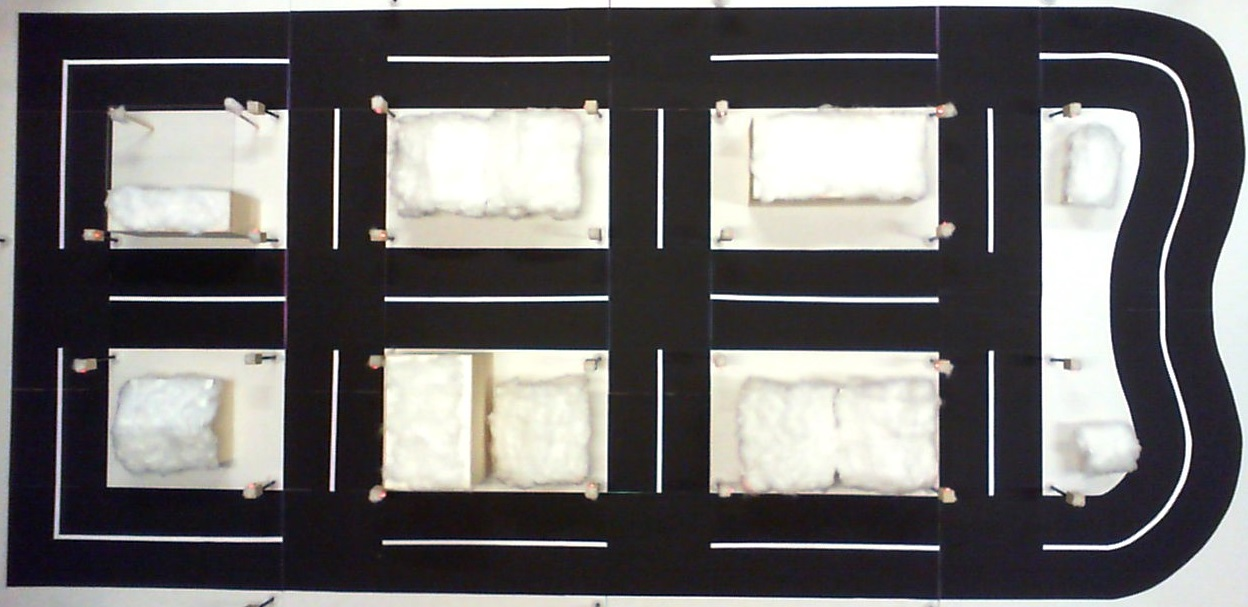
#> input picture src/streets.jpg, 1248 x 607 px, given in place of the camera
$ python streetdetection.py   (older library calls are emulated)
#> lines starting #> are read from the running program, lines starting #| are printed output that depends on the picture; after the words box and inside, x2 and y2 are one past the last pixel; in counts of white or black regions, pixels touching at a corner belong together
#> further down, frame is the input picture: shape (607, 1248, 3); mean B, G, R 105.2, 105.1, 107.2
### src/lines.py
# https://stackoverflow.com/questions/20677795/how-do-i-compute-the-intersection-point-of-two-lines-in-python
import vectors
import numpy as np
import cv2


def intersection(line1, line2):
    xdiff = (line1[0][0] - line1[1][0], line2[0][0] - line2[1][0])
    ydiff = (line1[0][1] - line1[1][1], line2[0][1] - line2[1][1])

    def det(a, b):
        return a[0] * b[1] - a[1] * b[0]

    div = det(xdiff, ydiff)
    if div == 0:
        print(line1, line2)
        demo = np.zeros([720, 1280, 3], dtype=np.uint8)
        cv2.line(demo, vectors.as_int(line1[0]), vectors.as_int(line1[1]), (0, 0, 255), thickness=5)
        cv2.line(demo, vectors.as_int(line2[0]), vectors.as_int(line2[1]), (0, 255, 0), thickness=5)
        cv2.imshow("demo", demo)
        cv2.waitKey(0)
        raise Exception('lines do not intersect')

    d = (det(*line1), det(*line2))
    x = det(d, xdiff) / div
    y = det(d, ydiff) / div
    return x, y


def offset_point(point, rotate_function, offset_length, predecessor, successor):
    pre_offset_vector = None
    suc_offset_vector = None
    if predecessor:
        pre_direction = vectors.unit(vectors.sub(point, predecessor))
        pre_offset_vector = vectors.mult(rotate_function(pre_direction), offset_length)
    if successor:
        suc_direction = vectors.unit(vectors.sub(successor, point))
        suc_offset_vector = vectors.mult(rotate_function(suc_direction), offset_length)

    if predecessor and successor:
        return intersection((vectors.add(predecessor, pre_offset_vector), vectors.add(point, pre_offset_vector)),
                            (vectors.add(point, suc_offset_vector), vectors.add(successor, suc_offset_vector)))
    elif predecessor:
        return vectors.add(point, pre_offset_vector)
    elif successor:
        return vectors.add(point, suc_offset_vector)
    else:
        raise Exception('at least one of predecessor and successor have to be set')


def offset_all(path, rotate_function, offset_length):
    if len(path) < 2:
        return path
    offset_path = []
    for i in range(0, len(path)):
        predecessor = successor = None
        point = path[i]
        if i - 1 >= 0:
            predecessor = path[i - 1]
        if i + 1 < len(path):
            successor = path[i + 1]
        offset_path.append(offset_point(point, rotate_function, offset_length, predecessor, successor))
    return offset_path

### src/vectors.py
import math


def sub(v1, v2):
    return v1[0] - v2[0], v1[1] - v2[1]


def add(v1, v2):
    return v1[0] + v2[0], v1[1] + v2[1]


def rotate_right(v):
    return v[1], -v[0]


def rotate_left(v):
    return -v[1], v[0]


def length(v):
    return math.sqrt(v[0]**2 + v[1]**2)


def unit(v):
    vector_length = length(v)
    return v[0] / vector_length, v[1] / vector_length


def mult(v, factor):
    return v[0] * factor, v[1] * factor


def as_int(v):
    return int(v[0]), int(v[1])


def distance(v1, v2):
    return length(sub(v2, v1))

### src/streetdetection.py
import cv2
import numpy as np
import math

import lines
import vectors


def extract_strips(strip_image):
    roi = np.zeros(strip_image.shape[:2], dtype=np.uint8)
    dx = cv2.Sobel(strip_image, cv2.CV_32F, 1, 0)
    dy = cv2.Sobel(strip_image, cv2.CV_32F, 0, 1)
    dist = cv2.distanceTransform(strip_image, cv2.DIST_L2, 5)
    _, th, _, _ = cv2.minMaxLoc(dist)

    tmp = strip_image.copy()
    _, strip_contours, _ = cv2.findContours(tmp, cv2.RETR_TREE, cv2.CHAIN_APPROX_NONE)

    strip_paths = []
    for strip_contour in strip_contours:
        poly = cv2.approxPolyDP(strip_contour, th, False)
        for point in poly:
            ptx = point[0, 0]
            pty = point[0, 1]
            x = dx[pty, ptx]
            y = dy[pty, ptx]
            n = math.sqrt(x ** 2 + y ** 2)

            pt2 = (int(ptx + 2.5 * th * x / n), int(pty + 2.5 * th * y / n))
            pt1 = (int(ptx - 0.5 * th * x / n), int(pty - 0.5 * th * y / n))
            cv2.line(roi, pt1, pt2, 255, 2)

        kernel = cv2.getStructuringElement(cv2.MORPH_ELLIPSE, (3, 3))
        roi = cv2.morphologyEx(roi, cv2.MORPH_DILATE, kernel, anchor=(-1, -1), iterations=1)
        roi = cv2.bitwise_and(roi, strip_image)

        _, regions, _ = cv2.findContours(roi, cv2.RETR_CCOMP, cv2.CHAIN_APPROX_SIMPLE)

        roi[:] = 0

        path_approximation = []
        for contour_point in strip_contour:
            point = (contour_point[0, 0], contour_point[0, 1])
            for region in regions:
                if -1 != cv2.pointPolygonTest(region, point, False):
                    cv2.drawContours(roi, [region], 0, (255, 255, 255), -1)
                    _, _, _, max_loc = cv2.minMaxLoc(dist, roi)
                    if max_loc not in path_approximation:
                        path_approximation.append(max_loc)
                    break
            roi[:] = 0

        added = False
        for i in range(0, len(path_approximation)):
            rotation = rotate(path_approximation, i)
            if is_valid_path(rotation, strip_image):
                strip_paths.append(rotation)
                added = True
                break
        if not added:
            print("Path may be invalid", path_approximation)
            strip_paths.append(path_approximation)
    return strip_paths


def is_valid_path(path, image):
    for p1, p2 in zip(path, path[1:]):
        midpoint = (int((p1[0] + p2[0]) / 2), int((p1[1] + p2[1]) / 2))
        midpoint_is_on_street = image[midpoint[1], midpoint[0]] > 0
        if not midpoint_is_on_street:
            return False
    return True


def rotate(array, n):
    return array[n:] + array[:n]


def find_street_paths(image):
    gray = cv2.cvtColor(image, cv2.COLOR_BGR2GRAY)
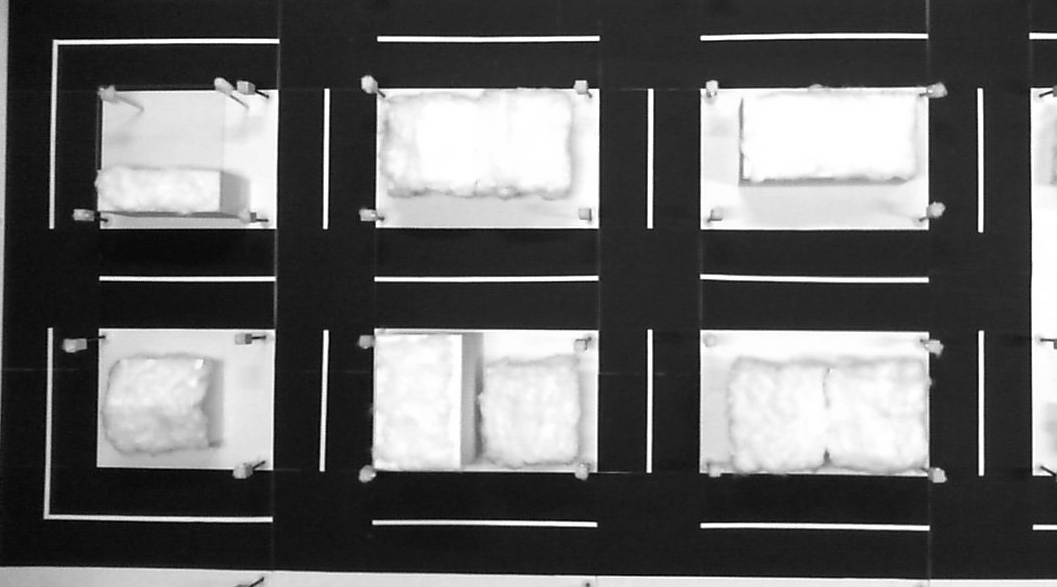
#> gray: shape (587, 1057); min 1, max 255, mean 101.7
    cv2.imshow("gray", gray)

    _, binary = cv2.threshold(gray, 120, 255, cv2.THRESH_BINARY_INV)
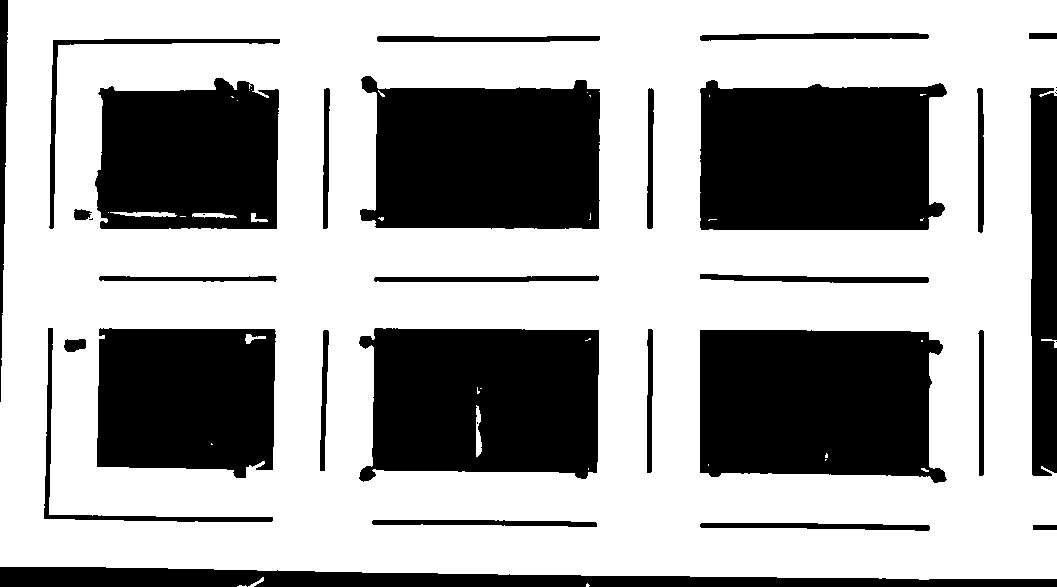
#> binary: shape (587, 1057); 64.4% white; 35 black regions (7 under 20 px), largest, box (x1, y1, x2, y2) and area: (700, 330, 947, 483) 33318, (700, 80, 947, 230) 32996, (359, 328, 599, 482) 32170
    cv2.imshow("binary", binary)

    kernel = cv2.getStructuringElement(cv2.MORPH_RECT, (8, 8))
    opened_binary = cv2.morphologyEx(binary, cv2.MORPH_OPEN, kernel)
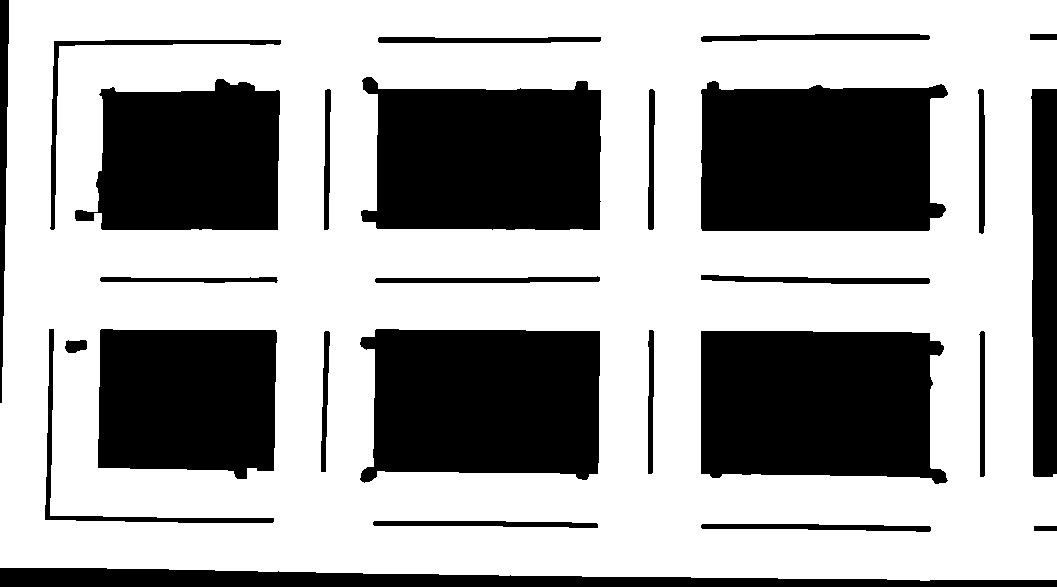
#> opened_binary: shape (587, 1057); 64.3% white; 27 black regions
    cv2.imshow("opened", opened_binary)

    _, contours, _ = cv2.findContours(opened_binary, cv2.RETR_TREE, cv2.CHAIN_APPROX_SIMPLE)
#> contours = 23 contours; largest, box (x1, y1, x2, y2) and area: (0, 0, 1057, 581) 593998, (700, 330, 949, 485) 33788, (700, 80, 949, 232) 33456, (359, 328, 601, 484) 32863, (360, 76, 602, 231) 32116
    strips_only = np.zeros(opened_binary.shape[:2], dtype=np.uint8)
    for contour in contours:
        area = cv2.contourArea(contour)
        if 500 < area < 10000:
            cv2.drawContours(strips_only, [contour], 0, 255, cv2.FILLED)
#> this loop made 23 passes
#> area on passes 1 to 12: 593998.5, 1422.5, 1355.5, 259, 876.5, 33787.5, 861.5, 872, 32863, 24980.5, 2346.5, 960.5
#> strips_only: shape (587, 1057); 3.7% white; 15 white regions
    cv2.imshow("strips_only", strips_only)

    paths = extract_strips(strips_only)
#> in extract_strips, `dy = cv2.Sobel(strip_image, cv2.CV_32F, 0, 1)`:
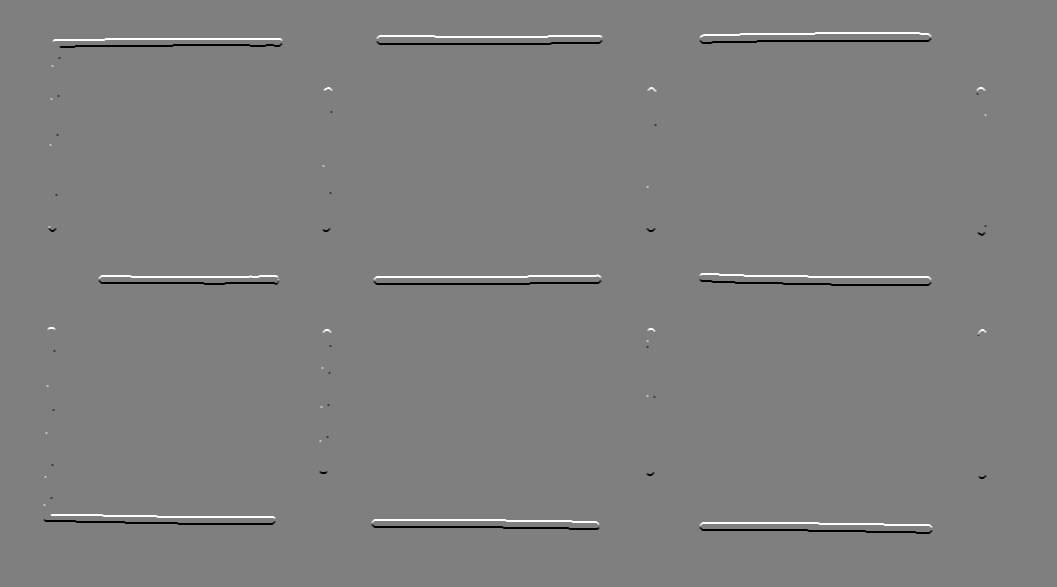
#> dy: shape (587, 1057) float32; min -1020, max 1020, mean 0; drawn with min black and max white
#> in extract_strips, `_, th, _, _ = cv2.minMaxLoc(dist)`: th = 4.2
#> in extract_strips, `_, strip_contours, _ = cv2.findContours(tmp, cv2.RETR_TREE, cv2.CHAIN_..`: strip_contours = 15 contours; largest, box (x1, y1, x2, y2) and area: (44, 328, 275, 524) 2347, (49, 39, 282, 231) 2298, (700, 274, 931, 285) 1516, (700, 33, 931, 43) 1504, (700, 523, 932, 533) 1422
#> the loop in extract_strips, `for strip_contour in strip_contours:` made 15 passes
#> poly on passes 3, 4, 5, 7, 8, 10, 11, 12, 14: [[981, 330], [980, 477], [985, 475], [982, 330]], [[325, 330], [321, 472], [326, 471], [326, 330]], [[649, 329], [648, 474], [653, 472], [650, 329]], [[101, 276], [101, 282], [278, 280], [102, 276]], [[597, 275], [374, 281], [598, 282], [598, 276]], [[979, 88], [982, 234], [985, 115], [980, 88]], [[650, 88], [649, 230], [654, 228], [651, 88]], [[327, 88], [324, 230], [329, 228], [328, 88]], [[379, 36], [379, 43], [601, 40], [380, 36]]
#| Path may be invalid [(51, 331), (47, 510), (268, 520)]
#> pass 1, in extract_strips, `roi = cv2.morphologyEx(roi, cv2.MORPH_DILATE, kernel, anchor=(-1, -1),..`:
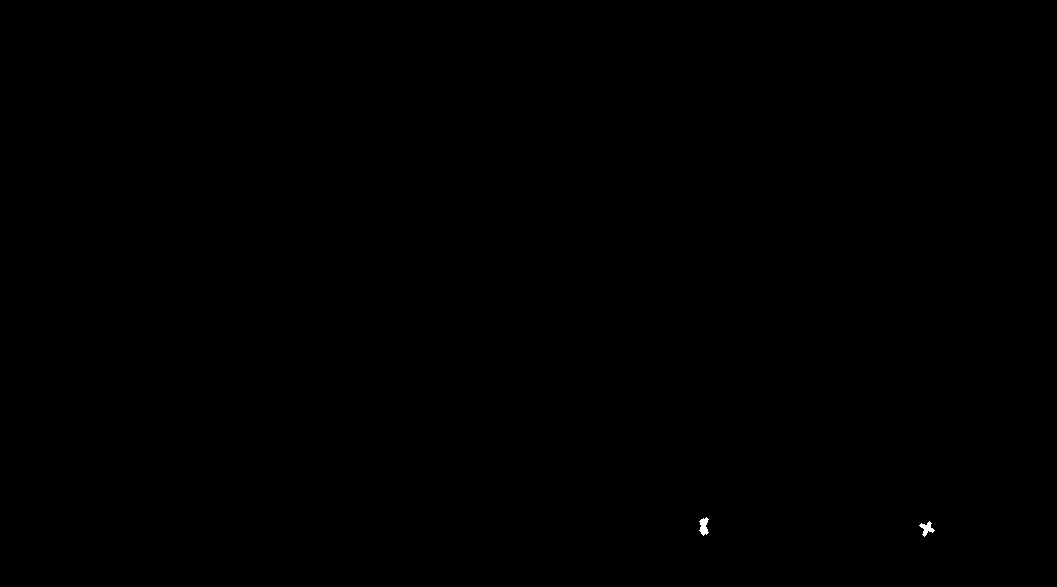
#> roi: shape (587, 1057); 0.04% white; 2 white regions, box (x1, y1, x2, y2) and area: (699, 517, 709, 536) 121, (919, 521, 935, 537) 112
#> after the loop in extract_strips, `for strip_contour in strip_contours:`: roi: shape (587, 1057); every value is 0
#> after the loop in extract_strips, `for strip_contour in strip_contours:`: strip_paths = 15 items
#> paths = 15 items

    for path in paths:
        for a, b, c in zip(list(path), list(path)[1:], list(path)[2:]):
            if is_between2(a, c, b) and b in path:
                path.remove(b)
            if is_between(b, c, a) and a in path:
                path.remove(a)
            if is_between(a, b, c) and c in path:
                path.remove(c)
#> this loop made 15 passes

    return paths


def distance(p1, p2):
    return math.sqrt((p2[0] - p1[0]) ** 2 + (p2[1] - p1[1]) ** 2)


def is_between(a, b, p, epsilon=10):
    total_distance = vectors.distance(a, b)
    part_distance1 = vectors.distance(a, p)
    part_distance2 = vectors.distance(b, p)
    return abs(part_distance1 + part_distance2 - total_distance) < epsilon


def is_between2(a, b, p, epsilon=10):
    if abs(a[0] - b[0]) < epsilon and abs(a[0] - p[0]) < epsilon and (a[1] < p[1] < b[1] or a[1] > p[1] > b[1]):
        return True
    if abs(a[1] - b[1]) < epsilon and abs(a[1] - p[1]) < epsilon and (a[0] < p[0] < b[0] or a[0] > p[0] > b[0]):
        return True


def get_list_of_street_lines(frame):
    offset_x = 10
    offset_y = 20
    streets = frame[offset_y:630, offset_x:1067]
    street_paths = find_street_paths(streets)
#> street_paths = 15 items

    left_streets = [lines.offset_all(path, vectors.rotate_left, 23) for path in street_paths]
#> left_streets = 15 items
    right_streets = [lines.offset_all(path, vectors.rotate_right, 23) for path in street_paths]
#> right_streets = 15 items

    for path in street_paths:
        # asphalt
        for p1, p2 in zip(path, path[1:]):
            cv2.line(streets, p1, p2, (0, 0, 0), thickness=90)
        # marking
        for p1, p2 in zip(path, path[1:]):
            cv2.line(streets, p1, p2, (255, 255, 255), thickness=5)
        # start & end
        cv2.circle(streets, path[0], 5, (0, 255,), thickness=cv2.FILLED)
        cv2.circle(streets, path[len(path) - 1], 5, (0, 0, 255), thickness=cv2.FILLED)
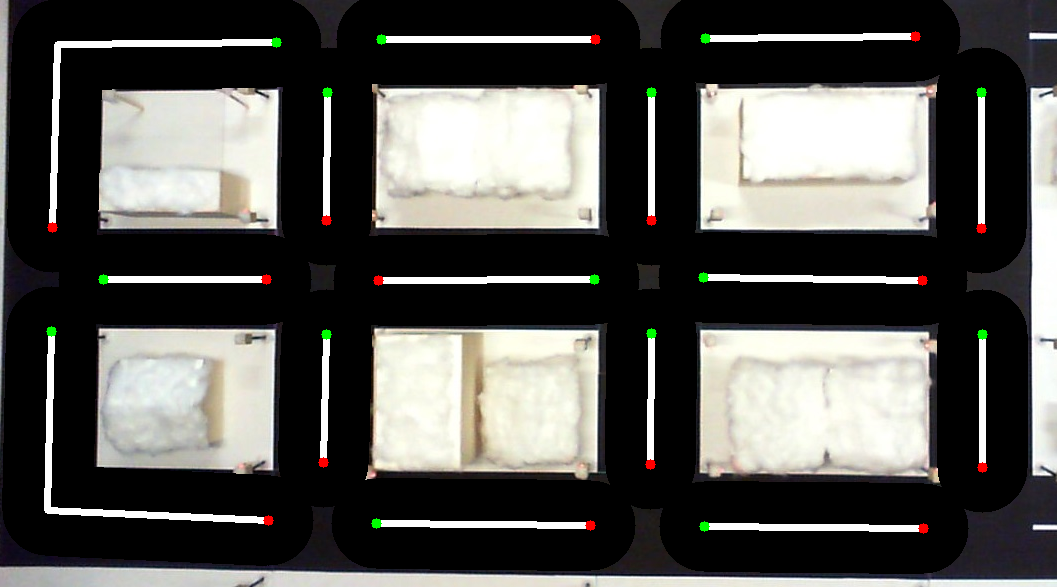
#> streets: shape (587, 1057, 3); mean B, G, R 83.1, 86.6, 87.3

    list_of_lines = list()

    for path in left_streets:
        for p1, p2 in zip(path, path[1:]):
            offset_p1 = (p1[0] + offset_x, p1[1] + offset_y)
            offset_p2 = (p2[0] + offset_x, p2[1] + offset_y)

            list_of_lines.append((vectors.as_int(offset_p1), vectors.as_int(offset_p2)))
#> this loop made 15 passes
#> path on passes 1 to 12: [(703.8, 549), (922.8, 551)], [(375.8, 546), (589.8, 548)], [(959, 334), (959, 467)], [(303, 333.5), (300, 461.5)], [(628, 332.8), (627, 463.8)], [(28.01, 330.5), (23.5, 532), (267, 543)], [(103, 302), (266, 302)], [(593.9, 256), (377.9, 257)], [(702.7, 300), (921.7, 303)], [(958, 92), (958, 228)], [(628, 92), (628, 220)], [(304, 91.82), (303, 219.8)]
#> after the loop, list_of_lines = 17 items
    for path in right_streets:
        for p1, p2 in zip(path, path[1:]):
            offset_p1 = (p1[0] + offset_x, p1[1] + offset_y)
            offset_p2 = (p2[0] + offset_x, p2[1] + offset_y)

            list_of_lines.append((vectors.as_int(offset_p2), vectors.as_int(offset_p1)))
#> this loop made 15 passes
#> path on passes 1 to 12: [(704.2, 503), (923.2, 505)], [(376.2, 500), (590.2, 502)], [(1005, 334), (1005, 467)], [(349, 334.5), (346, 462.5)], [(674, 333.2), (673, 464.2)], [(73.99, 331.5), (70.5, 488), (269, 497)], [(103, 256), (266, 256)], [(594.1, 302), (378.1, 303)], [(703.3, 254), (922.3, 257)], [(1004, 92), (1004, 228)], [(674, 92), (674, 220)], [(350, 92.18), (349, 220.2)]
#> after the loop, list_of_lines = 34 items

    return list_of_lines


cap = cv2.VideoCapture(0)
cap.set(cv2.CAP_PROP_FRAME_WIDTH, 1280)
cap.set(cv2.CAP_PROP_FRAME_HEIGHT, 720)
_, frame = cap.read()
lol = get_list_of_street_lines(frame)
#> lol = 34 items
for line in lol:
    cv2.arrowedLine(frame, line[0], line[1], (0, 0, 255), thickness=5)
#> this loop made 34 passes
#> line on passes 1 to 12: ((713, 568), (932, 570)), ((385, 565), (599, 567)), ((969, 354), (969, 487)), ((313, 353), (310, 481)), ((638, 352), (637, 483)), ((38, 350), (33, 551)), ((33, 551), (276, 562)), ((113, 322), (276, 322)), ((603, 276), (387, 277)), ((712, 319), (931, 322)), ((968, 112), (968, 248)), ((638, 112), (638, 240))
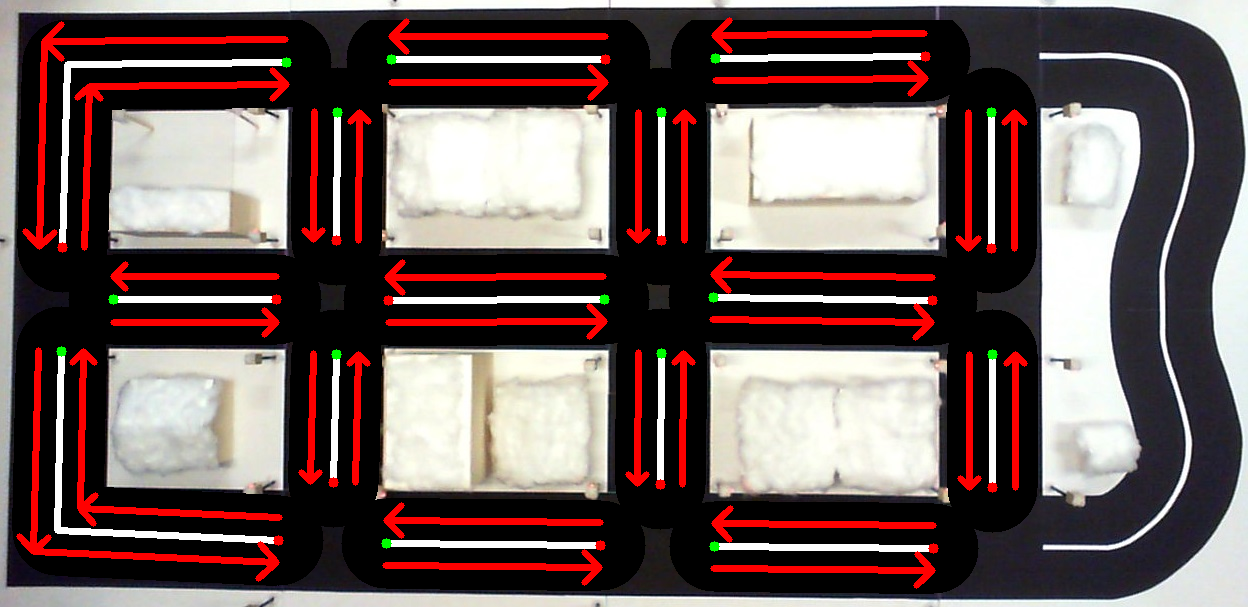
#> frame: shape (607, 1248, 3); mean B, G, R 91.2, 93.3, 110.6
cv2.imshow("final", frame)

cv2.waitKey(0)
cv2.destroyAllWindows()
